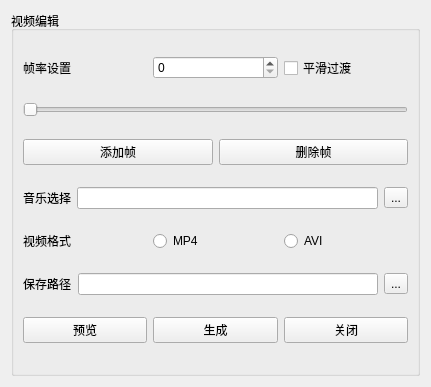
<?xml version="1.0" encoding="UTF-8"?>
<ui version="4.0">
 <class>VideoEdit</class>
 <widget class="QWidget" name="VideoEdit">
  <property name="geometry">
   <rect>
    <x>0</x>
    <y>0</y>
    <width>431</width>
    <height>387</height>
   </rect>
  </property>
  <property name="windowTitle">
   <string>Form</string>
  </property>
  <layout class="QGridLayout" name="gridLayout">
   <item row="0" column="0">
    <widget class="QGroupBox" name="VideoEditGroupBox">
     <property name="title">
      <string>视频编辑</string>
     </property>
     <layout class="QVBoxLayout" name="verticalLayout">
      <item>
       <layout class="QHBoxLayout" name="horizontalLayout_6">
        <item>
         <widget class="QLabel" name="frameRateSettingLabel">
          <property name="text">
           <string>帧率设置</string>
          </property>
         </widget>
        </item>
        <item>
         <widget class="QSpinBox" name="frameRateSettingNumSpinBox"/>
        </item>
        <item>
         <widget class="QCheckBox" name="isSmoothCheckBox">
          <property name="text">
           <string>平滑过渡</string>
          </property>
         </widget>
        </item>
       </layout>
      </item>
      <item>
       <widget class="QSlider" name="frameSettingHorizontalSlider">
        <property name="orientation">
         <enum>Qt::Horizontal</enum>
        </property>
       </widget>
      </item>
      <item>
       <layout class="QHBoxLayout" name="horizontalLayout_5">
        <item>
         <widget class="QPushButton" name="addFramepushButton">
          <property name="text">
           <string>添加帧</string>
          </property>
         </widget>
        </item>
        <item>
         <widget class="QPushButton" name="deleteframePushButton">
          <property name="text">
           <string>删除帧</string>
          </property>
         </widget>
        </item>
       </layout>
      </item>
      <item>
       <layout class="QHBoxLayout" name="horizontalLayout_4">
        <item>
         <widget class="QLabel" name="musicSelectLabel">
          <property name="text">
           <string>音乐选择</string>
          </property>
         </widget>
        </item>
        <item>
         <widget class="QLineEdit" name="musicSelectLineEdit"/>
        </item>
        <item>
         <widget class="QToolButton" name="musicSelectToolButton">
          <property name="text">
           <string>...</string>
          </property>
         </widget>
        </item>
       </layout>
      </item>
      <item>
       <layout class="QHBoxLayout" name="horizontalLayout_3">
        <item>
         <widget class="QLabel" name="videoFomatLabel">
          <property name="text">
           <string>视频格式</string>
          </property>
         </widget>
        </item>
        <item>
         <widget class="QRadioButton" name="MP4RadioButton">
          <property name="text">
           <string>MP4</string>
          </property>
         </widget>
        </item>
        <item>
         <widget class="QRadioButton" name="AVIRadioButton">
          <property name="text">
           <string>AVI</string>
          </property>
         </widget>
        </item>
       </layout>
      </item>
      <item>
       <layout class="QHBoxLayout" name="horizontalLayout_2">
        <item>
         <widget class="QLabel" name="savePathLabel">
          <property name="text">
           <string>保存路径</string>
          </property>
         </widget>
        </item>
        <item>
         <widget class="QLineEdit" name="savePathLineEdit"/>
        </item>
        <item>
         <widget class="QToolButton" name="savePathToolButton">
          <property name="text">
           <string>...</string>
          </property>
         </widget>
        </item>
       </layout>
      </item>
      <item>
       <layout class="QHBoxLayout" name="horizontalLayout">
        <item>
         <widget class="QPushButton" name="previewPushButton">
          <property name="text">
           <string>预览</string>
          </property>
         </widget>
        </item>
        <item>
         <widget class="QPushButton" name="generatePushButton">
          <property name="text">
           <string>生成</string>
          </property>
         </widget>
        </item>
        <item>
         <widget class="QPushButton" name="closePushButton">
          <property name="text">
           <string>关闭</string>
          </property>
         </widget>
        </item>
       </layout>
      </item>
     </layout>
    </widget>
   </item>
  </layout>
 </widget>
 <resources/>
 <connections/>
</ui>
